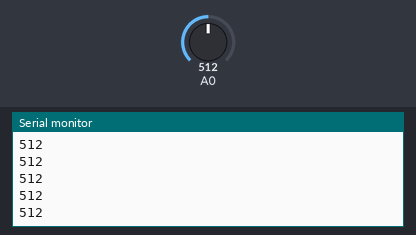
Simulated run of this sketch. Board: Arduino Uno, built with avr-gcc and run on an emulated ATmega328P. Parts: the last lines printed to the serial monitor. Inputs (shaded band) come from the test bench; at power-on: A0 = 512.

Above: at 1.2 s.
1.3 s: A0 set to 716
At 2.1 s:
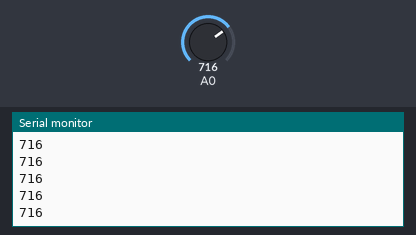
2.8 s: A0 set to 900
At 3.7 s:
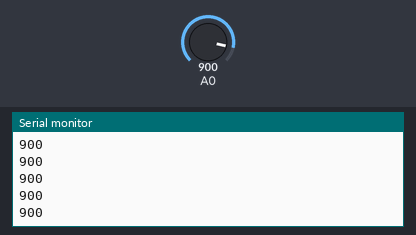
Timing chart, 0 to 5.8 s (numbered marks = the images above; inputs shaded):
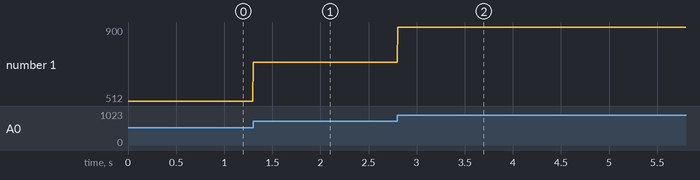

The sketch:

00_photoresistor_0.ino
```cpp
int lightRead;

void setup()
{
  pinMode(A0, INPUT);
  Serial.begin(9600);
}
void loop()
{
  lightRead = analogRead(A0);
  Serial.println(lightRead);
  delay(5);
}
```

Measured:
- after the input at 1.3 s, the serial monitor: prints a new line at once (image 1)
- after the input at 2.8 s, the serial monitor: prints a new line at once (image 2)
- plotted number 1: 512 → 716 after the input at 1.3 s, 716 → 900 after the input at 2.8 s
